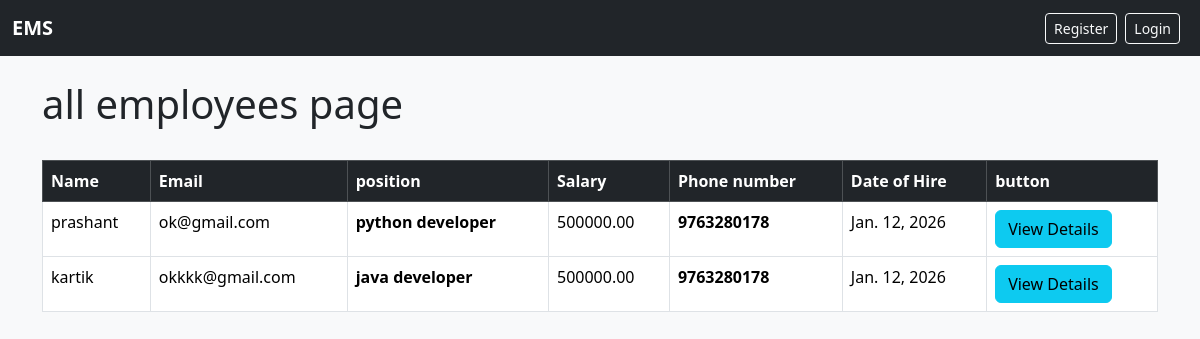
The app's page /allemployees/ with its own data.
### employees/models.py (models this page shows, shortened)
class Employee(models.Model):
    first_name = models.CharField(max_length=100)
    last_name = models.CharField(max_length=100)
    email = models.EmailField(unique=True)
    position = models.CharField(max_length=100)
    salary = models.DecimalField(max_digits=10, decimal_places=2)
    hire_date = models.DateField()
    phone_number = models.CharField(max_length=20)

### employees/views.py (the view)
# urls.py: path('allemployees/', views.allemployees, name='all_employees'),
def allemployees(request):
        employees = Employee.objects.all()
        return render(request, 'employees/all_employees.html',{'employees':employees})

### employees/templates/employees/all_employees.html (shortened to what this page needs)
{% extends "base.html" %}
{% block content %}
    <h1>all employees page</h1>
    <br>
    <table class="table table-bordered" >
    <tr class="table-dark"  >
        <th>Name</th>
        <th>Email</th>
        <th>position</th>
        <th>Salary</th>
        <th>Phone number</th>
        <th>Date of Hire</th>
        <th>button</th>
    </tr>
    {% for emp in employees %}
    <tr>
        <td>{{ emp.first_name }}</td>
        <td>{{ emp.email }}</td>
        <th>{{ emp.position }}</th>
        <td>{{ emp.salary }}</td>
        <th>{{ emp.phone_number }}</th>
        <td>{{ emp.hire_date }}</td>
        <th><a href="{% url 'single_employee' emp.id %}" class="btn btn-info">View Details</a></th>
    </tr>
    {% empty %}
    <tr>
        <td colspan="4">No employees found</td>
    </tr>
{% endfor %}
    </table>
{% endblock %}

### templates/base.html (shortened to what this page needs)
<!DOCTYPE html>
<html lang="en">
<head>
    <link href="https://cdn.jsdelivr.net/npm/bootstrap@5.3.2/dist/css/bootstrap.min.css" rel="stylesheet">
</head>
<body>
<nav class="navbar navbar-expand-lg navbar-dark bg-dark">
    <div class="container-fluid">
        <a class="navbar-brand" href="{% url 'dashboard' %}">EMS</a>
        <div class="collapse navbar-collapse" id="navbarNav">
            <ul class="navbar-nav">
                {% if user.is_authenticated %}
                    <li class="nav-item">
                        <span class="navbar-text text-white me-3">
                            Hello, {{ user.username }}
                        </span>
                    </li>
                    <li class="nav-item">
                        <a class="btn btn-outline-light btn-sm" href="{% url 'userlogout' %}">
                            Logout
                        </a>
                    </li>
                {% else %}
                    <li class="nav-item">
                        <a class="btn btn-outline-light btn-sm me-2" href="{% url 'register' %}">
                            Register
                        </a>
                    </li>
                    <li class="nav-item">
                        <a class="btn btn-outline-light btn-sm me-2" href="{% url 'home' %}">
                            Login
                        </a>
                    </li>
                {% endif %}
            </ul>
        </div>
    </div>
</nav>
<div class="container mt-4">
    {% block content %}
    {% endblock %}
</div>
</body>
</html>

### templates/base.html (style rules this page uses)
body { background-color: #f8f9fa; }
.navbar-brand { font-weight: bold; }

### records on screen
Employee: first_name "prashant", email "ok@gmail.com", position "python developer", salary "500000.00", phone_number "9763280178", hire_date "Jan. 12, 2026"
Employee: first_name "kartik", email "okkkk@gmail.com", position "java developer", salary "500000.00", phone_number "9763280178", hire_date "Jan. 12, 2026"
